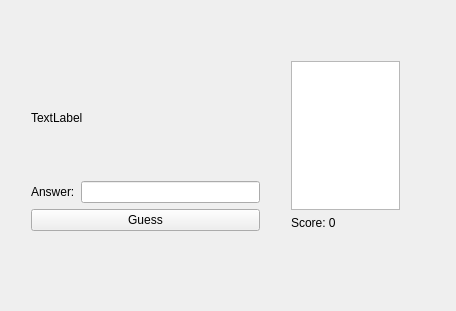
<?xml version="1.0" encoding="UTF-8"?>
<ui version="4.0">
 <class>Widget</class>
 <widget class="QWidget" name="Widget">
  <property name="geometry">
   <rect>
    <x>0</x>
    <y>0</y>
    <width>456</width>
    <height>311</height>
   </rect>
  </property>
  <property name="windowTitle">
   <string>Widget</string>
  </property>
  <widget class="QWidget" name="">
   <property name="geometry">
    <rect>
     <x>20</x>
     <y>50</y>
     <width>251</width>
     <height>192</height>
    </rect>
   </property>
   <layout class="QVBoxLayout" name="verticalLayout">
    <item>
     <widget class="QLabel" name="word">
      <property name="text">
       <string>TextLabel</string>
      </property>
     </widget>
    </item>
    <item>
     <layout class="QHBoxLayout" name="horizontalLayout">
      <item>
       <widget class="QLabel" name="label">
        <property name="text">
         <string>Answer:</string>
        </property>
       </widget>
      </item>
      <item>
       <widget class="QLineEdit" name="lineEdit"/>
      </item>
     </layout>
    </item>
    <item>
     <widget class="QPushButton" name="submit">
      <property name="text">
       <string>Guess</string>
      </property>
     </widget>
    </item>
   </layout>
  </widget>
  <widget class="QWidget" name="">
   <property name="geometry">
    <rect>
     <x>280</x>
     <y>50</y>
     <width>131</width>
     <height>191</height>
    </rect>
   </property>
   <layout class="QVBoxLayout" name="verticalLayout_2">
    <item>
     <widget class="QListWidget" name="listWidget"/>
    </item>
    <item>
     <widget class="QLabel" name="score">
      <property name="text">
       <string>Score: 0</string>
      </property>
     </widget>
    </item>
   </layout>
  </widget>
 </widget>
 <layoutdefault spacing="6" margin="11"/>
 <resources/>
 <connections/>
</ui>
